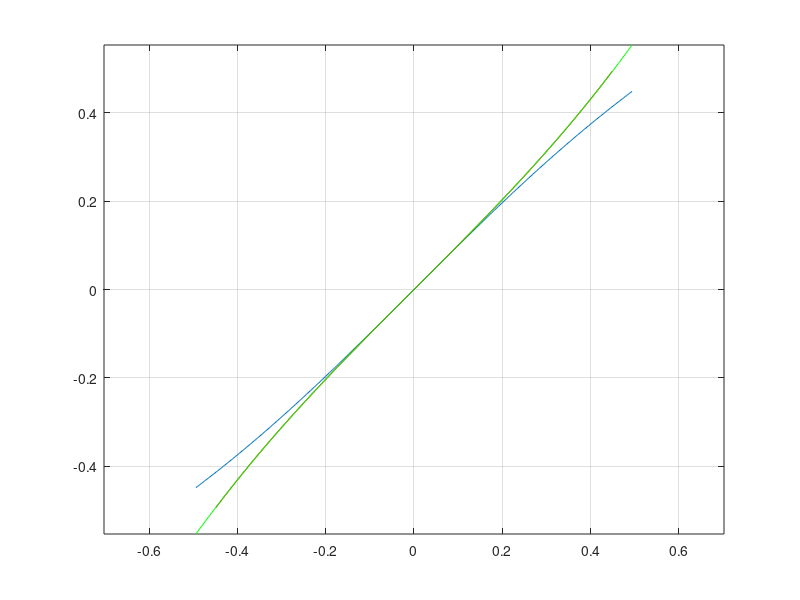

This chart was generated by the following MATLAB code:
%camera calibration undistortion
clear
close all

k1=-0.4377;
k2=0.2563;
x = 0:320;
cc = 160;
fc = ( 323.7 + 324.3 ) / 2;
y = zeros(size(x));
xn = zeros(size(x));
for m=1 : length(x)
    %normalized image coordinates
    xn(m) = (x(m)-cc) / fc;
    %calculate y = f(x): this adds distortion to normalized image
    %coordinates
    y(m) = xn(m) + k1*xn(m)^3 + k2*xn(m)^5;
end

%functionplot
plot(xn,y);
hold on 
%plot of inversed function, this is the function we are searching for
plot(y,xn, 'color', 'r');
axis equal
grid on

%approximate xn by polynomial curve fitting
%this function maps a dis
k = polyfit(y,xn,3);
ynew = zeros(size(x));
%interpolate x by polynomapproximation
for m=1 : length(x)
    ynew(m) = k(1)*xn(m)^3 + k(2)*xn(m)^2 + k(3)*xn(m) + k(4);
end

plot(xn, ynew, 'color', 'g');